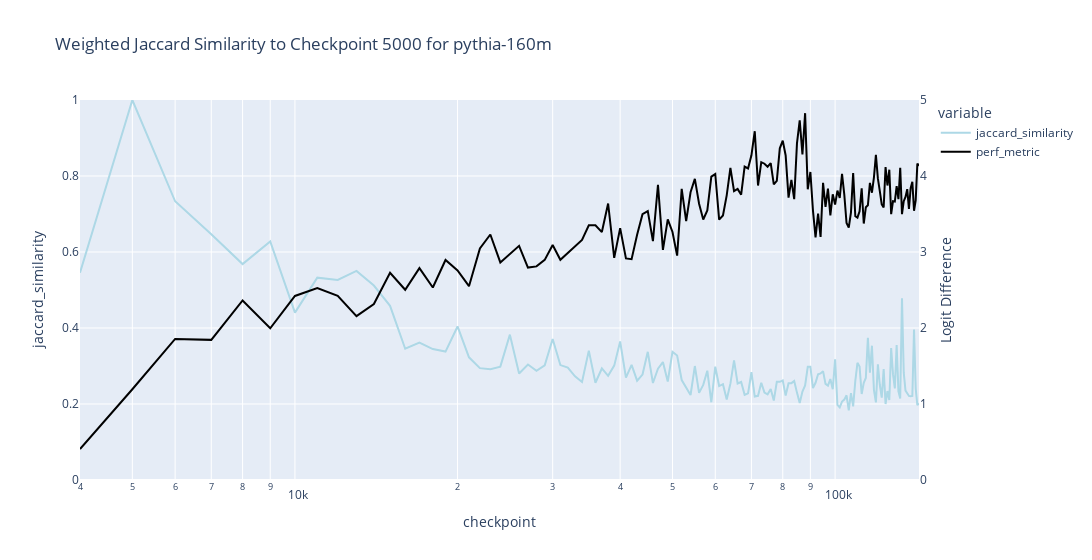

The cell this chart's notebook holds for it:
### Code cell
comparison_checkpoint = 5000 
jaccard_reference_results = compute_weighted_jaccard_similarity_to_reference(df, comparison_checkpoint)
plot_graph_metric(jaccard_reference_results, 'jaccard_similarity', perf_metric_dict, f'Weighted Jaccard Similarity to Checkpoint {comparison_checkpoint} for {MODEL_NAME}', y_range=1, x_axis_col='checkpoint', log_x=True)

### Figure 1 — Plotly figure (JSON) as saved in the notebook; plotly's stock layout.template omitted (floating-point values rounded to 4 significant figures; data arrays with more than 128 entries replaced by an {"elided": "..."} marker saying what was removed)
{"data": [{"hovertemplate": "variable=jaccard_similarity<br>checkpoint=%{x}<br>value=%{y}<extra></extra>", "legendgroup": "jaccard_similarity", "line": {"color": "lightblue", "dash": "solid"}, "marker": {"symbol": "circle"}, "mode": "lines", "name": "jaccard_similarity", "orientation": "v", "showlegend": true, "type": "scatter", "x": {"elided": "140 int values"}, "xaxis": "x", "y": {"elided": "140 float values"}, "yaxis": "y"}, {"line": {"color": "black"}, "mode": "lines", "name": "perf_metric", "type": "scatter", "x": {"elided": "140 int values"}, "y": {"elided": "140 float values"}, "yaxis": "y2"}], "layout": {"legend": {"title": {"text": "variable"}, "tracegroupgap": 0}, "title": {"text": "Weighted Jaccard Similarity to Checkpoint 5000 for pythia-160m"}, "width": 1200, "xaxis": {"anchor": "y", "domain": [0, 1], "title": {"text": "checkpoint"}, "type": "log"}, "yaxis": {"anchor": "x", "domain": [0, 1], "range": [0, 1], "title": {"text": "jaccard_similarity"}}, "yaxis2": {"overlaying": "y", "range": [0, 5], "showgrid": false, "side": "right", "title": {"text": "Logit Difference"}}}}
